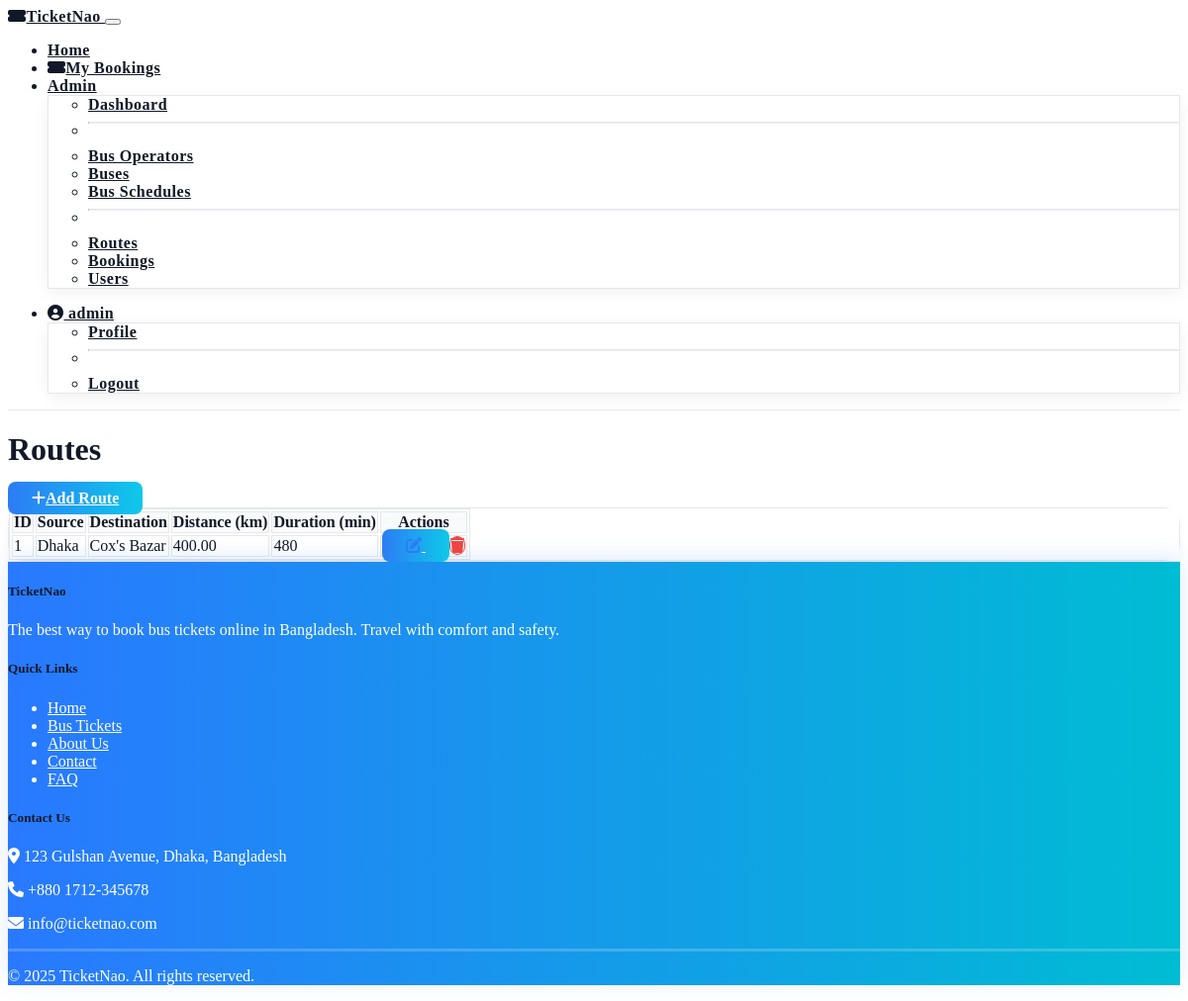
/admin-panel/routes/ (signed in), run on the app's committed database.
### main/models.py (models this page shows, shortened)
class Route(models.Model):
    source = models.CharField(max_length=100)
    destination = models.CharField(max_length=100)
    distance_km = models.DecimalField(max_digits=6, decimal_places=2, blank=True, null=True)
    estimated_duration_minutes = models.IntegerField(blank=True, null=True)
    created_at = models.DateTimeField(auto_now_add=True)
    updated_at = models.DateTimeField(auto_now=True)
    class Meta:
        unique_together = ('source', 'destination')

### admin_panel/views.py (the view)
# urls.py: path('routes/', views.routes, name='routes'),
@login_required
@user_passes_test(is_admin)
def routes(request):
    routes_list = Route.objects.all()
    context = {
        'routes': routes_list,
    }
    return render(request, 'admin/routes.html', context)

### admin_panel/views.py (called while the page is built)
def is_admin(user):
    return user.is_authenticated and user.is_superuser

### templates/admin/routes.html (shortened to what this page needs)
{% extends 'base.html' %}
{% load static %}
{% block content %}
<div class="container py-4">
    <div class="d-flex justify-content-between align-items-center mb-4">
        <h1 class="mb-0">Routes</h1>
        <a href="{% url 'admin_panel:add_route' %}" class="btn btn-primary">
            <i class="fas fa-plus me-2"></i>Add Route
        </a>
    </div>
    <div class="card">
        <div class="card-body">
            <div class="table-responsive">
                <table class="table table-striped table-hover datatable" id="routes-table">
                    <thead class="table-dark">
                        <tr>
                            <th>ID</th>
                            <th>Source</th>
                            <th>Destination</th>
                            <th>Distance (km)</th>
                            <th>Duration (min)</th>
                            <th>Actions</th>
                        </tr>
                    </thead>
                    <tbody>
                        {% for route in routes %}
                        <tr>
                            <td>{{ route.id }}</td>
                            <td>{{ route.source }}</td>
                            <td>{{ route.destination }}</td>
                            <td>{{ route.distance_km|default:"-" }}</td>
                            <td>{{ route.estimated_duration_minutes|default:"-" }}</td>
                            <td>
                                <div class="btn-group btn-group-sm" role="group">
                                    <a href="{% url 'admin_panel:edit_route' route.id %}" class="btn btn-primary" title="Edit">
                                        <i class="fas fa-edit"></i>
                                    </a>
                                    <a href="{% url 'admin_panel:delete_route' route.id %}" class="btn btn-danger" title="Delete">
                                        <i class="fas fa-trash"></i>
                                    </a>
                                </div>
                            </td>
                        </tr>
                        {% empty %}
                        <tr>
                            <td colspan="6" class="text-center">No routes found.</td>
                        </tr>
                        {% endfor %}
                    </tbody>
                </table>
            </div>
        </div>
    </div>
</div>
{% endblock %}

### templates/base.html (shortened to what this page needs)
<!DOCTYPE html>
{% load static %}
<html lang="en" data-bs-theme="dark">
<head>
    <link rel="stylesheet" href="https://cdn.replit.com/agent/bootstrap-agent-dark-theme.min.css">
    <link rel="stylesheet" href="https://cdnjs.cloudflare.com/ajax/libs/font-awesome/6.0.0/css/all.min.css">
    <link rel="stylesheet" href="https://cdn.jsdelivr.net/npm/simple-datatables@latest/dist/style.css">
    <link rel="stylesheet" href="{% static 'css/style.css' %}">
</head>
<body>
    <header>
        <nav class="navbar navbar-expand-lg navbar-vibrant">
            <div class="container">
                <a class="navbar-brand" href="{% url 'main:index' %}">
                    <i class="fas fa-ticket-alt me-2"></i>TicketNao
                </a>
                <button class="navbar-toggler" type="button" data-bs-toggle="collapse" data-bs-target="#navbarNav" aria-controls="navbarNav" aria-expanded="false" aria-label="Toggle navigation">
                </button>
                <div class="collapse navbar-collapse" id="navbarNav">
                    <ul class="navbar-nav me-auto">
                        <li class="nav-item">
                            <a class="nav-link {% if request.resolver_match.url_name == 'index' %}active{% endif %}" href="{% url 'main:index' %}">Home</a>
                        </li>
                        {% if user.is_authenticated %}
                        <li class="nav-item">
                            <a class="nav-link {% if request.resolver_match.url_name == 'my_bookings' %}active{% endif %}" href="{% url 'main:my_bookings' %}">
                                <i class="fas fa-ticket-alt me-2"></i>My Bookings
                            </a>
                        </li>
                        {% endif %}
                        {% if user.is_authenticated and user.is_superuser %}
                        <li class="nav-item dropdown">
                            <a class="nav-link dropdown-toggle" href="#" id="navbarDropdown" role="button" data-bs-toggle="dropdown" aria-expanded="false">
                                Admin
                            </a>
                            <ul class="dropdown-menu" aria-labelledby="navbarDropdown">
                                <li><a class="dropdown-item" href="{% url 'admin_panel:dashboard' %}">Dashboard</a></li>
                                <li><hr class="dropdown-divider"></li>
                                <li><a class="dropdown-item" href="{% url 'admin_panel:operators' %}">Bus Operators</a></li>
                                <li><a class="dropdown-item" href="{% url 'admin_panel:buses' %}">Buses</a></li>
                                <li><a class="dropdown-item" href="{% url 'admin_panel:schedules' %}">Bus Schedules</a></li>
                                <li><hr class="dropdown-divider"></li>
                                <li><a class="dropdown-item" href="{% url 'admin_panel:routes' %}">Routes</a></li>
                                <li><a class="dropdown-item" href="{% url 'admin_panel:bookings' %}">Bookings</a></li>
                                <li><a class="dropdown-item" href="{% url 'admin_panel:users' %}">Users</a></li>
                            </ul>
                        </li>
                        {% endif %}
                    </ul>
                    <ul class="navbar-nav">
                        {% if user.is_authenticated %}
                        <li class="nav-item dropdown">
                            <a class="nav-link dropdown-toggle" href="#" id="userDropdown" role="button" data-bs-toggle="dropdown" aria-expanded="false">
                                <i class="fas fa-user-circle me-1"></i> {{ user.username }}
                            </a>
                            <ul class="dropdown-menu dropdown-menu-end" aria-labelledby="userDropdown">
                                <li><a class="dropdown-item" href="{% url 'auth:profile' %}">Profile</a></li>
                                <li><hr class="dropdown-divider"></li>
                                <li><a class="dropdown-item" href="{% url 'auth:logout' %}">Logout</a></li>
                            </ul>
                        </li>
                        {% endif %}
                    </ul>
                </div>
            </div>
        </nav>
    </header>
    <main>
        {% block content %}{% endblock %}
    </main>
    <footer class="bg-dark text-light py-4 mt-5">
        <div class="container">
            <div class="row">
                <div class="col-lg-4 mb-3">
                    <h5 class="mb-3">TicketNao</h5>
                    <p>The best way to book bus tickets online in Bangladesh. Travel with comfort and safety.</p>
                </div>
                <div class="col-lg-4 mb-3">
                    <h5 class="mb-3">Quick Links</h5>
                    <ul class="list-unstyled">
                        <li><a href="{% url 'main:index' %}" class="text-decoration-none text-light">Home</a></li>
                        <li><a href="{% url 'main:index' %}" class="text-decoration-none text-light">Bus Tickets</a></li>
                        <li><a href="#" class="text-decoration-none text-light">About Us</a></li>
                        <li><a href="#" class="text-decoration-none text-light">Contact</a></li>
                        <li><a href="#" class="text-decoration-none text-light">FAQ</a></li>
                    </ul>
                </div>
                <div class="col-lg-4 mb-3">
                    <h5 class="mb-3">Contact Us</h5>
                    <p><i class="fas fa-map-marker-alt me-2"></i> 123 Gulshan Avenue, Dhaka, Bangladesh</p>
                    <p><i class="fas fa-phone me-2"></i> +880 1712-345678</p>
                    <p><i class="fas fa-envelope me-2"></i> info@ticketnao.com</p>
                </div>
            </div>
            <hr class="my-3">
            <div class="text-center">
                <p class="mb-0">&copy; {% now "Y" %} TicketNao. All rights reserved.</p>
            </div>
        </div>
    </footer>
</body>
</html>

### data on the page
Route: id "1", source "Dhaka", destination "Cox's Bazar", distance_km "400.00", estimated_duration_minutes "480"

### other printed values
{{ user.username }} "admin"
